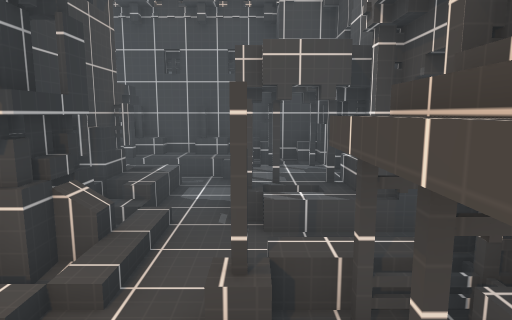
view 1 (above)

17 first-person views from a walk through a 3-D level made in the Unity game engine. The camera is 1.3 m above the floor, tilts 8° down and sees 75° across. The floor is counted in squares, 1 m on a side. Each view is taken from the middle of a square. On the plan, view 1 faces up. The plan holds only what a view shows up to about 14 squares ahead; the rest is blank. The place goes on beyond the plan. The player character is not drawn. Surface patterns are stand-ins for the level's own textures.

view 2
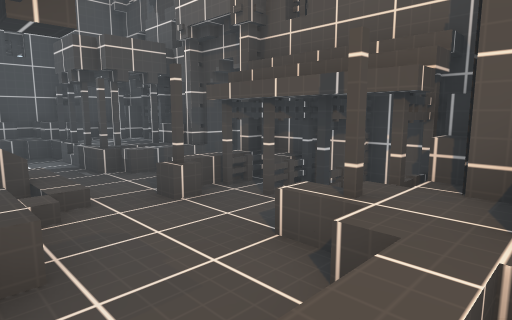

view 3
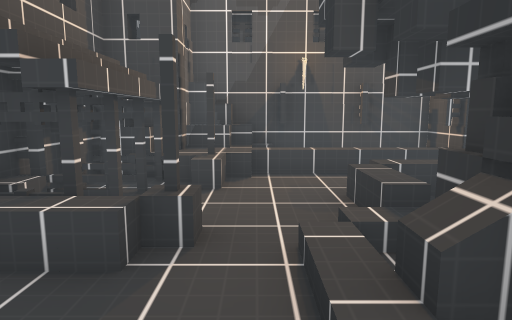

view 4
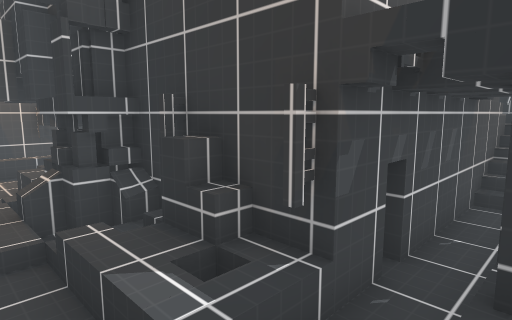

view 5
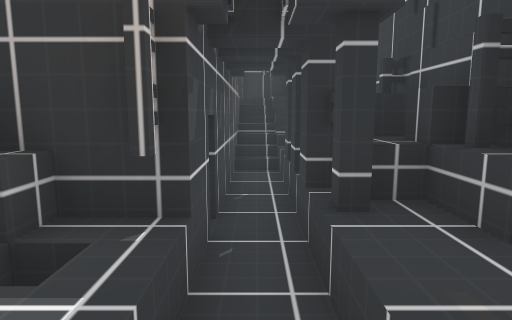

view 6
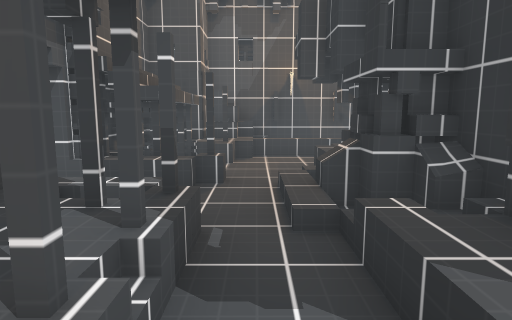

view 7
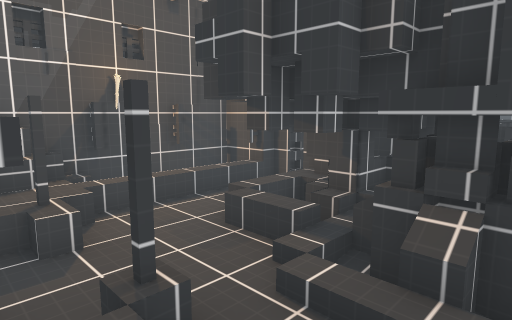

view 8
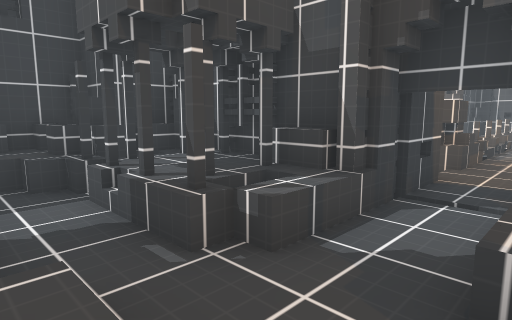

view 9
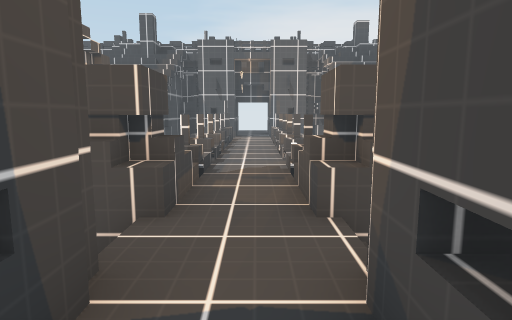

view 10
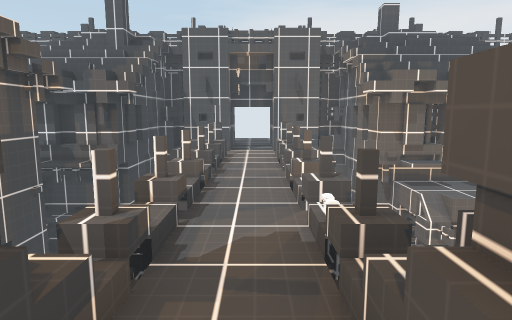

view 11
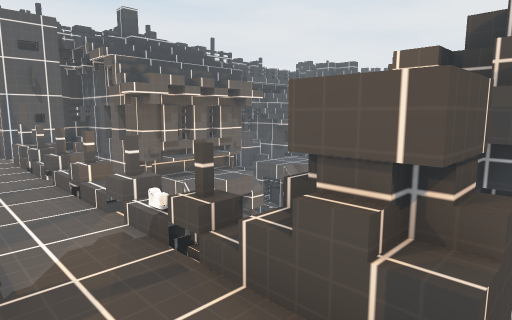

view 12
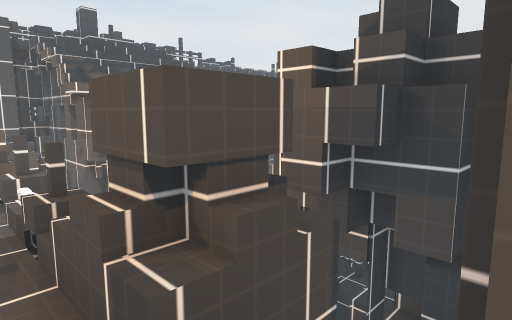

view 13
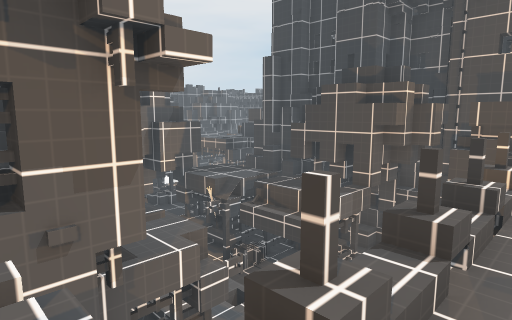

view 14
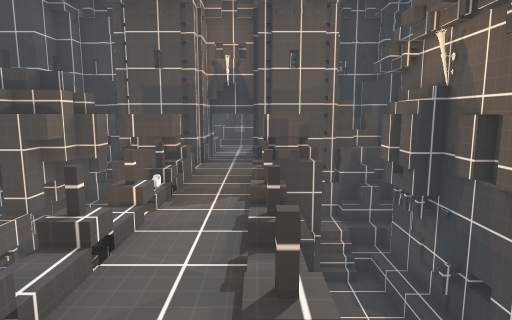

view 15
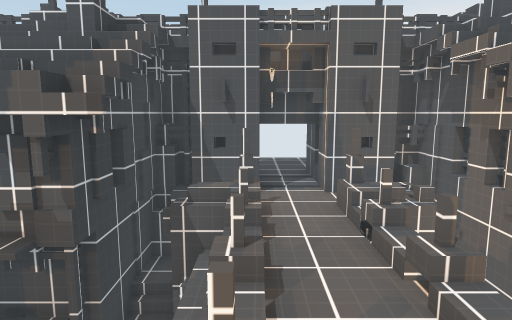

view 16
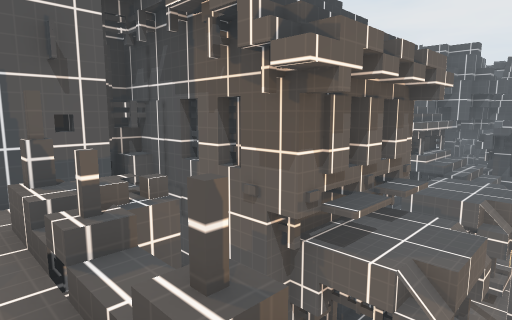

view 17
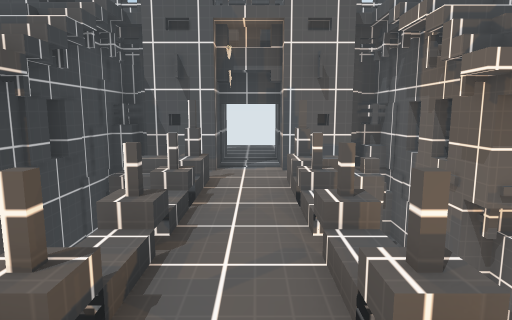

### Floor plan
Key: @ floor where view 1 was taken; # wall or solid block; x gap in a wall; . main floor; : floor 0.5 m higher than the main floor; - floor 1.5 m lower than the main floor; _ floor 2.5 m lower than the main floor; / step, stairs or slope; = window, fence, low wall or low ledge; ^ raised ledge; v drop or lower ground; O other object.
Columns run from 13 left of view 1 to 19 right of it. Each row starts with its distance up from view 1.
 11       # #######
 10 ##///#####:::/#
  9 =#///......./###     #####
  8 #/   #####//.###     ##=  ## ###
  7          #//.OO#    ##_     ##-#
  6          #//.#x#  ####vv    ## #
  5          ##/.//####.#////////=/##
  4          ###..../............../#
  3           #..########vvvvvvvv=/##
  2          ##...##   ##v      vx #
  1        ####...#     #^     #####
  0        #./...@#     #^vv _v##
 -1        #//////#    ##^vv__v##
 -2        ##...//#    ##^vv_ v##
 -3        ########      vvvv __#
 -4                    # vvv  vv##
 -5                   ## vvv= vvv#

Positions as (right, up) in squares from view 1, and headings:
1: (0, 0), facing up
2: (-3, -2), facing up-right
3: (-1, 6), facing down
4: (-1, 10), facing down-left
5: (-1, 9), facing left
6: (-1, 9), facing down
7: (1, 5), facing down-left
8: (-2, 3), facing up-right
9: (3, 4), facing right
10: (6, 4), facing right
11: (6, 5), facing down-right
12: (5, 4), facing down-right
13: (16, 4), facing down-left
14: (15, 5), facing left
15: (10, 5), facing right
16: (12, 4), facing down-right
17: (10, 4), facing right
